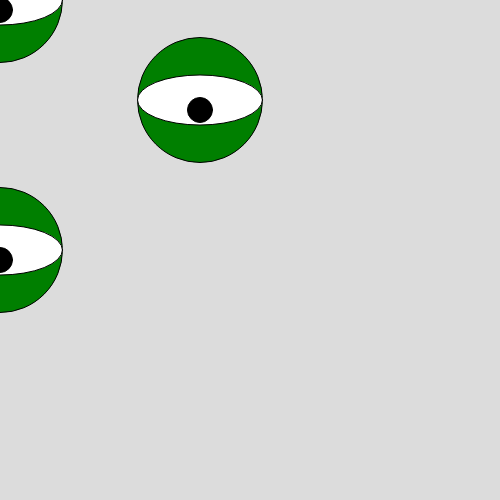
Frame 1 (no input)
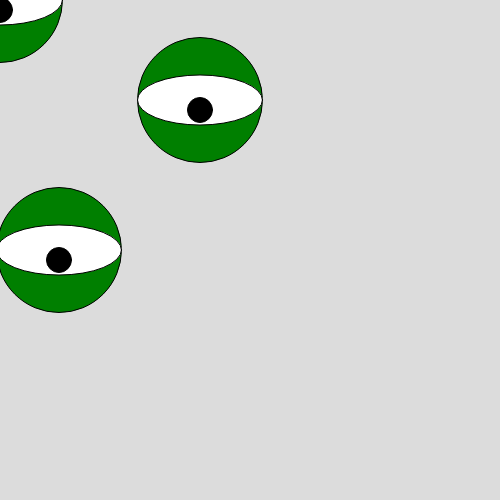
Frame 60 (no input)
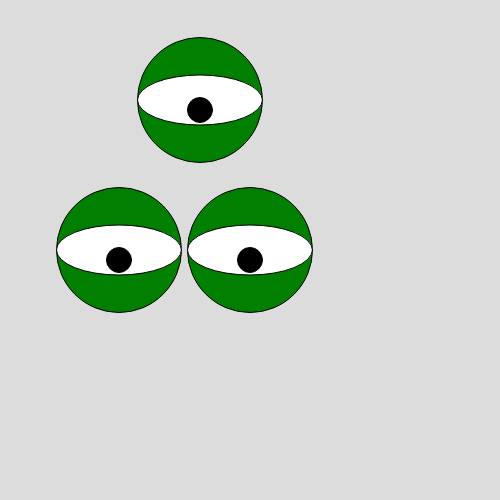
Frame 120 (the mouse pressed at the canvas centre since frame 60)

The p5.js sketch that drew these frames (run headless with seeded random() and noise() and a simulated clock; from frame 60 on, the mouse is pressed at the canvas centre):

// p5.js sketch
// ── sketch.js
let x = 0

function setup() {
  createCanvas(500, 500);
}

function draw() {
  background(220);

  drawEye(x, height/2);
  x += 1;
  

  drawEye(200, 100);
  drawEye(mouseX, mouseY);
}


function drawEye(xEye, yEye){

  
  fill(0,127,0);
  ellipse(xEye, yEye, width*0.25);

  fill(255);
  ellipse(xEye, yEye, width*0.25, height/10);
  
  fill(0);
  ellipse(xEye, yEye+10, width*0.05); // + x
}
